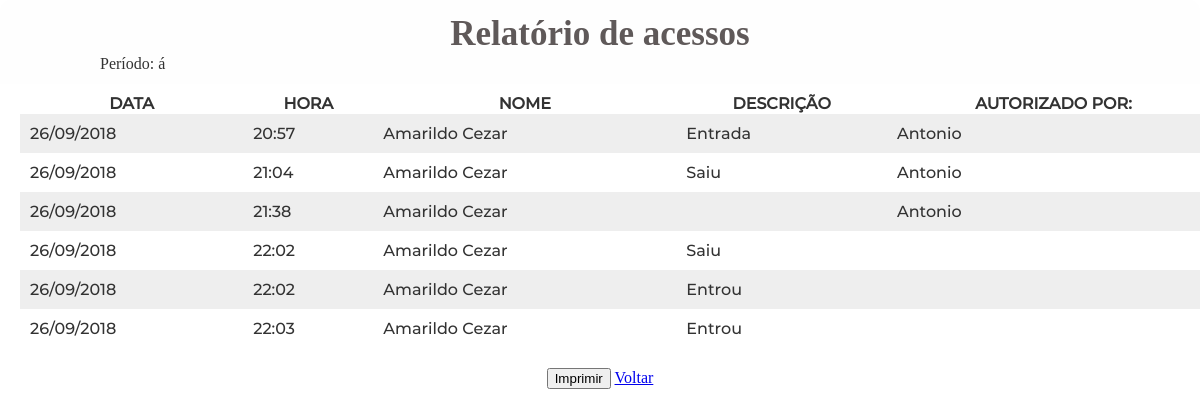
Page /relatorio.php on the committed database.
### tables this page shows
CREATE TABLE `acessos` (
  `id` int(255) NOT NULL AUTO_INCREMENT,
  `rg` varchar(12) NOT NULL,
  `identificador` varchar(50) NOT NULL,
  `foto` varchar(100) NOT NULL,
  `nome` varchar(50) NOT NULL,
  `data` date NOT NULL,
  `hora` varchar(8) NOT NULL,
  `bloco` varchar(10) NOT NULL,
  `apto` varchar(10) NOT NULL,
  `autorizado` varchar(50) NOT NULL,
  `dentro_fora` varchar(20) NOT NULL,
  PRIMARY KEY (`id`)
);

### relatorio.php (the view, shortened to what this page needs)
<!DOCTYPE html>
<html>
    <head>
        <link rel="stylesheet" href="css/estilo.css">
       </head>
    <body>
<?php
$pessoa = $_POST['pessoa'];
$data_inicial = $_POST['data_inicio'];
$data_final = $_POST['data_fim'];
?>
<div><h1>Relat&oacute;rio de acessos</h1></div>
<div style="text-align: left;padding-left: 100px;"> Per&iacute;odo:<strong> <?php echo $data_inicial; ?></strong> &aacute;  <strong><?php echo $data_final; ?></strong></div>
<div style="padding: 10px;width: 100%;">
<table>
   <tr>
     <th>DATA</th>
       <th>HORA</th>
         <th>NOME</th>
           <th>DESCRI&Ccedil;&Atilde;O</th>
            <th>AUTORIZADO POR:</th>
      </tr>
<?php
              $connect = mysqli_connect('localhost','root','','portaria');
           mysqli_set_charset($connect,'utf8');
                $query_select = "SELECT * FROM acessos where nome like '$pessoa%' or rg = '$pessoa' or identificador ='$pessoa' and data between '$data_inicial' and 'data_final'";
                     $select = mysqli_query($connect,$query_select);
                      while($valor = mysqli_fetch_assoc($select)){
        $data_dia = substr($valor['data'],8,2);
          $data_mes = substr($valor['data'],5,2);
            $data_ano = substr($valor['data'],0,4);
              $hora = $valor['hora'];
       echo "<tr>";
            echo "<td>".$data_dia."/".$data_mes."/".$data_ano."</td>";
               echo "<td>".$hora."</td>";
              echo "<td>".$valor['nome']."</td>";
                   echo "<td>".$valor['dentro_fora']."</td>";
                     echo "<td>".$valor['autorizado']."</td>";
                echo "</tr>";
}
          ?>
</table>
</div>
<center><input type="button" id="btn_print" value="Imprimir" onClick="printe();"</center>
<a href="index.php" id="link_voltar">Voltar</a>
</body></html>

### css/estilo.css (style rules this page uses)
body { display: block; margin: 0; color: #323232; }
table { border-collapse: collapse;width: 100%;font-size: 16px;margin: 10px;font-family: Montserrat; }
td { text-align: left;padding: 10px; }
tr:nth-child(even) { background-color: #eeeeee; }
h1 { text-align: center; background-color: #fefefe; height: 70px; color: rgb(95, 89, 89); margin: 0 0 -29px 0; padding-top: 14px; border-radius: 10px 10px 0 0; font-size: 35px; }

### rows in the picture
acessos: data "26", data "09", data "2018", hora "20:57", nome "Amarildo Cezar", dentro_fora "Entrada", autorizado "Antonio"
acessos: data "26", data "09", data "2018", hora "21:04", nome "Amarildo Cezar", dentro_fora "Saiu", autorizado "Antonio"
acessos: data "26", data "09", data "2018", hora "21:38", nome "Amarildo Cezar", autorizado "Antonio"
acessos: data "26", data "09", data "2018", hora "22:02", nome "Amarildo Cezar", dentro_fora "Saiu"
acessos: data "26", data "09", data "2018", hora "22:02", nome "Amarildo Cezar", dentro_fora "Entrou"
acessos: data "26", data "09", data "2018", hora "22:03", nome "Amarildo Cezar", dentro_fora "Entrou"
